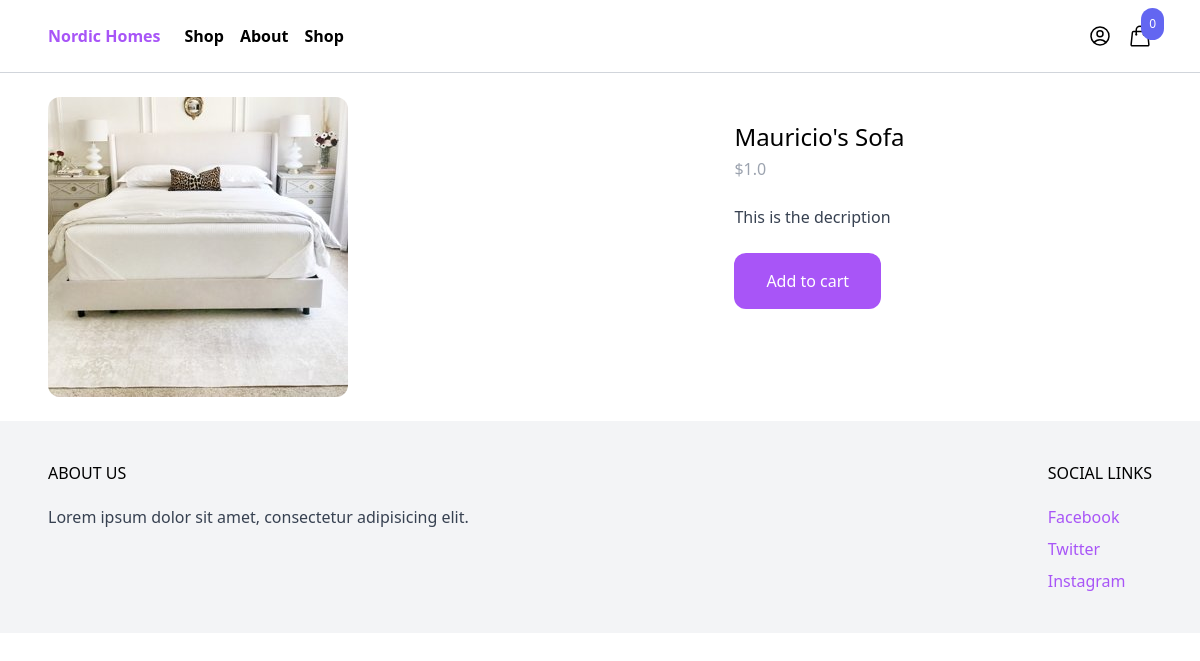
/shop/bed-name/, run on the app's committed database.
### product/models.py (models this page shows, shortened)
class Product(models.Model):
    category = models.ForeignKey(Category, related_name='products', on_delete=models.CASCADE)
    name = models.CharField(max_length=255)
    slug = models.SlugField()
    description = models.TextField(blank=True, null=True)
    price = models.IntegerField()
    created_at = models.DateTimeField(auto_now_add=True)
    image = models.ImageField(upload_to='uploads/', blank=True, null=True)
    thumbnail = models.ImageField(upload_to='uploads/', blank=True, null=True)
    class Meta:
        ordering = ('-created_at',)
    def get_display_price(self):
        return self.price / 100

### product/views.py (the view)
# urls.py: path('shop/<slug:slug>/', product, name='product'),
def product(request, slug):
    product = get_object_or_404(Product, slug=slug)
    return render(request, 'product/product.html', {'product': product})

### cart/cart.py (called while the page is built)
    def __len__(self):
        return sum(item['quantity'] for item in self.cart.values())

### cart/context_processors.py (called while the page is built)
def cart(request):
    return {'cart': Cart(request)}

### product/templates/product/product.html
{% extends 'core/base.html' %}
{% block content %}
<div class="max-w-6xl mx-auto flex flex-wrap py-6 px-6 xl:px-0">
    <div class="images w-full mb-6 lg:mb-0 lg:w-3/5">
        <img class="rounded-xl" src="{{product.image.url}}" alt="Image">
    </div>
    <div class="information w-full lg:w-2/5 lg:p-6">
        <h1 class="text-2xl">{{product.name}}</h1>
        <p class="mt-1 text-gray-400">${{product.get_display_price}}</p>
        {% if product.description %}
            <p class="mt-6 text-gray-700">
                {{product.description}}
            </p>
        {% endif %}
        <a
            href="#"
            class="mt-6 inline-block px-8 py-4 rounded-xl bg-purple-500 text-white hover:bg-purple-700"
            hx-get="{% url 'add_to_cart' product.id %}"
            hx-target="#menu-cart-button"
            hx-swap="outerHTML"
        >
            Add to cart
        </a>
    </div>
</div>
{% endblock %}

### data on the page
Product: image (picture), name "Mauricio's Sofa", get_display_price "1.0", description "This is the decription"

### other printed values
{{ cart|length }} "0"
